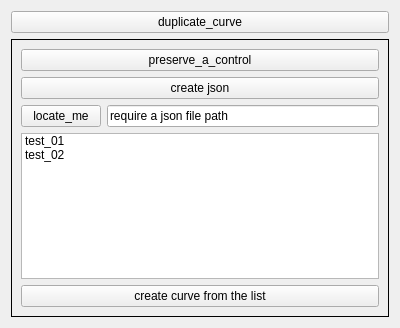
<?xml version="1.0" encoding="UTF-8"?>
<ui version="4.0">
 <class>Form</class>
 <widget class="QWidget" name="Form">
  <property name="geometry">
   <rect>
    <x>0</x>
    <y>0</y>
    <width>400</width>
    <height>328</height>
   </rect>
  </property>
  <property name="windowTitle">
   <string>Form</string>
  </property>
  <layout class="QHBoxLayout" name="horizontalLayout">
   <item>
    <layout class="QVBoxLayout" name="verticalLayout">
     <item>
      <widget class="QPushButton" name="pushButton">
       <property name="text">
        <string>duplicate_curve</string>
       </property>
      </widget>
     </item>
     <item>
      <widget class="QFrame" name="frame">
       <property name="frameShape">
        <enum>QFrame::Box</enum>
       </property>
       <property name="frameShadow">
        <enum>QFrame::Plain</enum>
       </property>
       <layout class="QVBoxLayout" name="verticalLayout_2">
        <item>
         <widget class="QPushButton" name="pushButton_2">
          <property name="text">
           <string>preserve_a_control</string>
          </property>
         </widget>
        </item>
        <item>
         <layout class="QHBoxLayout" name="horizontalLayout_3">
          <item>
           <widget class="QPushButton" name="pushButton_5">
            <property name="text">
             <string>create json</string>
            </property>
           </widget>
          </item>
         </layout>
        </item>
        <item>
         <layout class="QHBoxLayout" name="horizontalLayout_2">
          <item>
           <widget class="QPushButton" name="pushButton_3">
            <property name="text">
             <string>locate_me</string>
            </property>
           </widget>
          </item>
          <item>
           <widget class="QLineEdit" name="lineEdit">
            <property name="text">
             <string>require a json file path</string>
            </property>
           </widget>
          </item>
         </layout>
        </item>
        <item>
         <widget class="QListWidget" name="listWidget">
          <item>
           <property name="text">
            <string>test_01</string>
           </property>
          </item>
          <item>
           <property name="text">
            <string>test_02</string>
           </property>
          </item>
         </widget>
        </item>
        <item>
         <widget class="QPushButton" name="pushButton_4">
          <property name="text">
           <string>create curve from the list</string>
          </property>
         </widget>
        </item>
       </layout>
      </widget>
     </item>
    </layout>
   </item>
  </layout>
 </widget>
 <resources/>
 <connections/>
</ui>
